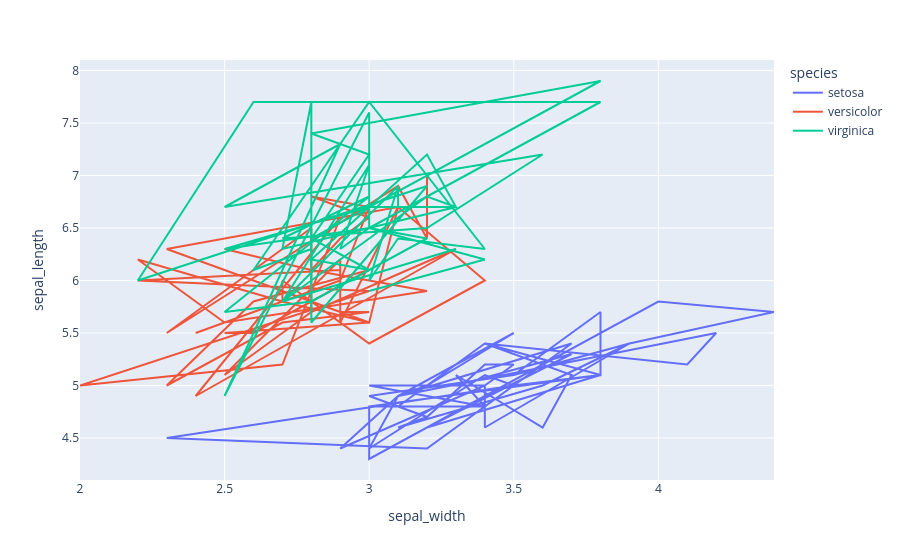

Notebook code cell kept with this figure:
### Code cell
px.line(df, x="sepal_width", y="sepal_length", color="species")

### Figure 1 — Plotly figure (JSON) as saved in the notebook; plotly's stock layout.template omitted (floating-point values rounded to 4 significant figures)
{"data": [{"hovertemplate": "species=setosa<br>sepal_width=%{x}<br>sepal_length=%{y}<extra></extra>", "legendgroup": "setosa", "line": {"color": "#636efa", "dash": "solid"}, "marker": {"symbol": "circle"}, "mode": "lines", "name": "setosa", "orientation": "v", "showlegend": true, "x": [3.5, 3.0, 3.2, 3.1, 3.6, 3.9, 3.4, 3.4, 2.9, 3.1, 3.7, 3.4, 3.0, 3.0, 4.0, 4.4, 3.9, 3.5, 3.8, 3.8, 3.4, 3.7, 3.6, 3.3, 3.4, 3.0, 3.4, 3.5, 3.4, 3.2, 3.1, 3.4, 4.1, 4.2, 3.1, 3.2, 3.5, 3.1, 3.0, 3.4, 3.5, 2.3, 3.2, 3.5, 3.8, 3.0, 3.8, 3.2, 3.7, 3.3], "xaxis": "x", "y": [5.1, 4.9, 4.7, 4.6, 5.0, 5.4, 4.6, 5.0, 4.4, 4.9, 5.4, 4.8, 4.8, 4.3, 5.8, 5.7, 5.4, 5.1, 5.7, 5.1, 5.4, 5.1, 4.6, 5.1, 4.8, 5.0, 5.0, 5.2, 5.2, 4.7, 4.8, 5.4, 5.2, 5.5, 4.9, 5.0, 5.5, 4.9, 4.4, 5.1, 5.0, 4.5, 4.4, 5.0, 5.1, 4.8, 5.1, 4.6, 5.3, 5.0], "yaxis": "y", "type": "scatter"}, {"hovertemplate": "species=versicolor<br>sepal_width=%{x}<br>sepal_length=%{y}<extra></extra>", "legendgroup": "versicolor", "line": {"color": "#EF553B", "dash": "solid"}, "marker": {"symbol": "circle"}, "mode": "lines", "name": "versicolor", "orientation": "v", "showlegend": true, "x": [3.2, 3.2, 3.1, 2.3, 2.8, 2.8, 3.3, 2.4, 2.9, 2.7, 2.0, 3.0, 2.2, 2.9, 2.9, 3.1, 3.0, 2.7, 2.2, 2.5, 3.2, 2.8, 2.5, 2.8, 2.9, 3.0, 2.8, 3.0, 2.9, 2.6, 2.4, 2.4, 2.7, 2.7, 3.0, 3.4, 3.1, 2.3, 3.0, 2.5, 2.6, 3.0, 2.6, 2.3, 2.7, 3.0, 2.9, 2.9, 2.5, 2.8], "xaxis": "x", "y": [7.0, 6.4, 6.9, 5.5, 6.5, 5.7, 6.3, 4.9, 6.6, 5.2, 5.0, 5.9, 6.0, 6.1, 5.6, 6.7, 5.6, 5.8, 6.2, 5.6, 5.9, 6.1, 6.3, 6.1, 6.4, 6.6, 6.8, 6.7, 6.0, 5.7, 5.5, 5.5, 5.8, 6.0, 5.4, 6.0, 6.7, 6.3, 5.6, 5.5, 5.5, 6.1, 5.8, 5.0, 5.6, 5.7, 5.7, 6.2, 5.1, 5.7], "yaxis": "y", "type": "scatter"}, {"hovertemplate": "species=virginica<br>sepal_width=%{x}<br>sepal_length=%{y}<extra></extra>", "legendgroup": "virginica", "line": {"color": "#00cc96", "dash": "solid"}, "marker": {"symbol": "circle"}, "mode": "lines", "name": "virginica", "orientation": "v", "showlegend": true, "x": [3.3, 2.7, 3.0, 2.9, 3.0, 3.0, 2.5, 2.9, 2.5, 3.6, 3.2, 2.7, 3.0, 2.5, 2.8, 3.2, 3.0, 3.8, 2.6, 2.2, 3.2, 2.8, 2.8, 2.7, 3.3, 3.2, 2.8, 3.0, 2.8, 3.0, 2.8, 3.8, 2.8, 2.8, 2.6, 3.0, 3.4, 3.1, 3.0, 3.1, 3.1, 3.1, 2.7, 3.2, 3.3, 3.0, 2.5, 3.0, 3.4, 3.0], "xaxis": "x", "y": [6.3, 5.8, 7.1, 6.3, 6.5, 7.6, 4.9, 7.3, 6.7, 7.2, 6.5, 6.4, 6.8, 5.7, 5.8, 6.4, 6.5, 7.7, 7.7, 6.0, 6.9, 5.6, 7.7, 6.3, 6.7, 7.2, 6.2, 6.1, 6.4, 7.2, 7.4, 7.9, 6.4, 6.3, 6.1, 7.7, 6.3, 6.4, 6.0, 6.9, 6.7, 6.9, 5.8, 6.8, 6.7, 6.7, 6.3, 6.5, 6.2, 5.9], "yaxis": "y", "type": "scatter"}], "layout": {"xaxis": {"anchor": "y", "domain": [0.0, 1.0], "title": {"text": "sepal_width"}}, "yaxis": {"anchor": "x", "domain": [0.0, 1.0], "title": {"text": "sepal_length"}}, "legend": {"title": {"text": "species"}, "tracegroupgap": 0}, "margin": {"t": 60}}}
